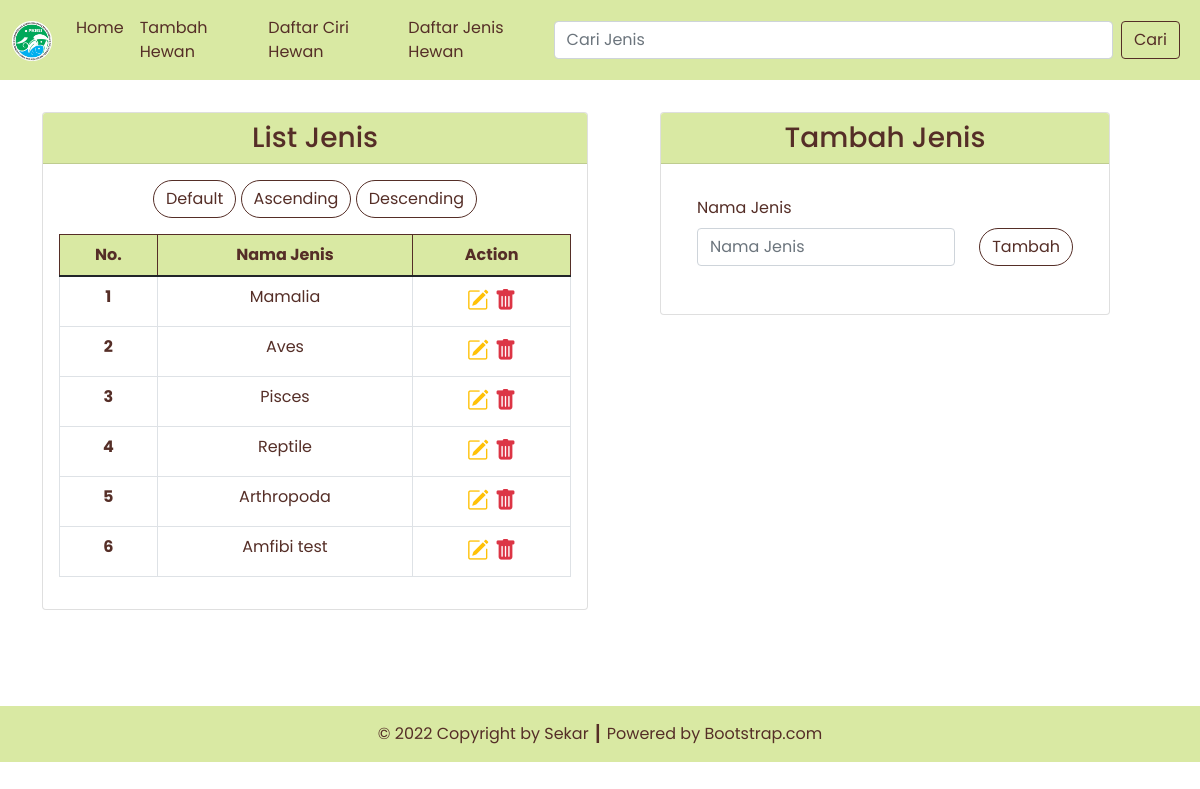
Screenshot of /jenis.php with the database file from the repository.
### tables this page shows
CREATE TABLE `jenis`  (
  `jenis_id` int NOT NULL AUTO_INCREMENT,
  `jenis_nama` varchar(255) NULL DEFAULT NULL,
  PRIMARY KEY (`jenis_id`) USING BTREE
);

### config/db.php (called while the page is built)
<?php
$DB_HOST = "localhost";
$DB_USERNAME = "root";
$DB_PASSWORD = "";
$DB_NAME = "db_hewan";

### classes/DB.php (called while the page is built, shortened)
<?php
class DB
{
    private $hostname;
    private $username;
    private $password;
    private $dbname;
    private $conn;
    private $result;
    function __construct($hostname, $username, $password, $dbname)
    {
        $this->hostname = $hostname;
        $this->username = $username;
        $this->password = $password;
        $this->dbname = $dbname;
    }
    function open()
    {
        $this->conn = mysqli_connect($this->hostname, $this->username, $this->password, $this->dbname);
    }
    function execute($query)
    {
        $this->result = mysqli_query($this->conn, $query);
    }
    function getResult()
    {
        return mysqli_fetch_array($this->result);
    }
}

### classes/Jenis.php (called while the page is built, shortened)
<?php
class Jenis extends DB
{
    function getJenis()
    {
        $query = "SELECT * FROM jenis";
        return $this->execute($query);
    }
}

### jenis.php (the view, shortened to what this page needs)
<?php
include('config/db.php');
include('classes/DB.php');
include('classes/Jenis.php');
$jenis = new Jenis($DB_HOST, $DB_USERNAME, $DB_PASSWORD, $DB_NAME);
$jenis->open();
$jenis->getJenis();
$header = '<tr>
<th scope="row">No.</th>
<th scope="row">Nama Jenis</th>
<th scope="row">Action</th>
</tr>';
$data = null;
$no = 1;
while ($jen = $jenis->getResult()) {
    $data .= '<tr>
    <th scope="row">' . $no . '</th>
    <td>' . $jen['jenis_nama'] . '</td>
    <td style="font-size: 22px;">
        <a href="jenis.php?id=' . $jen['jenis_id'] . '" title="Edit Data"><i class="bi bi-pencil-square text-warning"></i></a>&nbsp;<a href="jenis.php?hapus=' . $jen['jenis_id'] . '" title="Delete Data"><i class="bi bi-trash-fill text-danger"></i></a>
        </td>
    </tr>';
    $no++;
}

### rows the page displays
jenis: jenis_nama "Mamalia"
jenis: jenis_nama "Aves"
jenis: jenis_nama "Pisces"
jenis: jenis_nama "Reptile"
jenis: jenis_nama "Arthropoda"
jenis: jenis_nama "Amfibi test"
